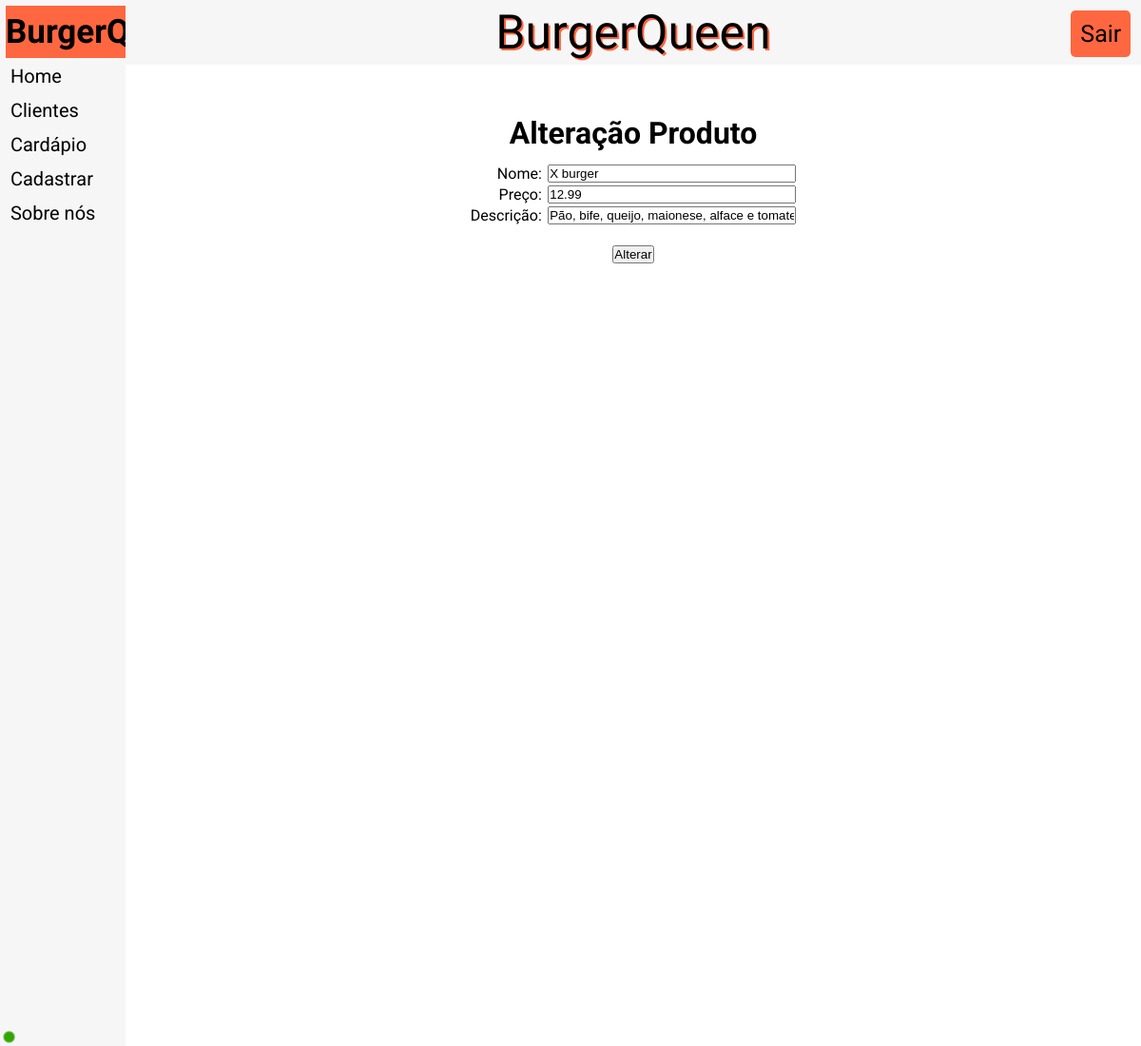
The page /l/cardapio/alterar/index.php?cd=4&&re=0 (signed in) on the database its author committed.
### tables this page shows
CREATE TABLE IF NOT EXISTS `tb_produto` (
  `codigo_produto` int(3) NOT NULL AUTO_INCREMENT,
  `nome_produto` varchar(30) NOT NULL,
  `preco_produto` float NOT NULL,
  `descricao_produto` varchar(300) NOT NULL,
  PRIMARY KEY (`codigo_produto`)
);

### l/cardapio/alterar/index.php (the view, shortened to what this page needs)
<!DOCTYPE html>
<html lang="pt-br">
	<head>
        <link rel="stylesheet" href="../../index.css">
	</head>
	<body>
    <table>
    <tr>
        <td id="ContMenu">
            <table id="TabelaMenu">
                <thead>
                <tr><th id="NomeMenu">
                    <a href="../../">BurgerQueen</a>
                </th></tr>
                </thead>
                <tbody>
                <tr><td  class="ItemMenu">
                    <a href="../../">Home</a>
                </td></tr>
                <tr><td  class="ItemMenu">
                    <a href="../../clientes/">Clientes</a>
                </td></tr>
                <tr><td  class="ItemMenu">
                    <a href="../../cardapio/">Cardápio</a>
                </td></tr>
                <tr><td  class="ItemMenu">
                    <a href="../../cadastrar/">Cadastrar</a>
                </td></tr>
                <tr><td  class="ItemMenu">
                    <a href="../../sobre/">Sobre nós</a>
                </td></tr>
                </tbody>
            </table>
        </td>
        <td id="ContSite">
            <nav>
                <a href="../../" id="NomeSite">BurgerQueen</a>
                <a href="../../app/logout.php" id="BotaoLogin"><div>Sair</div></a>
            </nav>
            <div class="DivIncluir">
            <?php
                require_once '../../app/conexao.php';
                $cd = $_GET['cd'];
                $re = $_GET['re'];
                $ComandoSQL = "SELECT * FROM tb_produto WHERE codigo_produto = ".$cd;
                $u=$conexao->query($ComandoSQL);
                while($row = $u->fetch(PDO::FETCH_OBJ)){
                echo'
                    <h1 class="TituloIncluir">Alteração Produto</h1>
                    <form method="POST" action="../../app/alteracao_produto.php">
                    <input type="hidden" name="codigo_produto" value="'.$row->codigo_produto.'">
                    <input type="hidden" name="re" value="'.$re.'">
                    <table class="TabelaIncluir">
                        <tr>
                        <td class="LabelIncluir"><label for="nome_produto">Nome:</label><span class="Paragrafo">-</span></td>
                        <td>
                            <input name="nome_produto" type="text" id="nome_produto" size="30" required="required" value="'.$row->nome_produto.'">
                        </td>
                        </tr>
                        <tr>
                        <td class="LabelIncluir"><label for="preco_produto">Preço:</label><span class="Paragrafo">-</span></td>
                        <td>
                            <input type="text" name="preco_produto" id="preco_produto" size="30"  required="required" value="'.$row->preco_produto.'">
                        </td>
                        </tr>
                        <tr>
                        <td class="LabelIncluir"><label for="descricao_produto">Descrição:</label><span class="Paragrafo">-</span></td>
                        <td>
                            <input type="text" name="descricao_produto" id="descricao_produto"  size="30"  required="required" value="'.$row->descricao_produto.'">
                        </td>
                        </tr>
                        <td colspan="2">
                            <br>
                            <input type="submit" name="enviar" value="Alterar">
                        </td>
                        </tr>
                    </table>
                    </form>
                ';
                }
            ?>
	    <img src="../../imagens/logado.png" id="logado">
	</body>
</html>

### l/index.css (style rules this page uses)
* { padding: 0px; margin: 0px; color: #000000; }
body { font-family: 'Roboto', sans-serif; }
a { text-decoration: none; display: block; }
#ContMenu { background-color: #f6f6f6; position: fixed; top: 0px; left: 0px; height: 100%; width: 11%; }
#ContSite { background-color: #ffffff; position: absolute; top: 0px; left: 11%; height: 100%; width: 89%; }
#TabelaMenu { width: 94%; margin: 3%; font-size: 20px; }
#NomeMenu { background-color: #ff6740; padding-top: 7px; padding-bottom: 7px; font-family: 'Dancing Script', cursive; font-size: 35px; }
.ItemMenu { padding-top: 5px; padding-bottom: 5px; padding-left: 5px; }
nav { background-color: #f6f6f6; padding: 5px; text-align: center; }
#NomeSite { font-family: 'Dancing Script', cursive; font-size: 50px; display: inline; text-shadow: 2px 2px #ff6740; }
#BotaoLogin { display: inline-block; background-color: #ff6740; padding: 10px; border-radius: 5px; font-size: 25px; position: absolute; top: 1%; right: 1%; }
.Paragrafo { color: rgba(255, 255, 255, 0); }
.DivIncluir { position: relative; margin-left: 25%; margin-right: 25%; width: 50%; text-align: center; padding-top: 5%; }
.TabelaIncluir { display: inline-block; }
.TituloIncluir { margin-bottom: 2%; }
.LabelIncluir { text-align: right; }
#logado { position: fixed; bottom: 3px; left: 3px; }

### rows shown on the page
tb_produto: nome_produto "X burger", preco_produto "12.99", descricao_produto "Pão, bife, queijo, maionese, alface e tomate."
